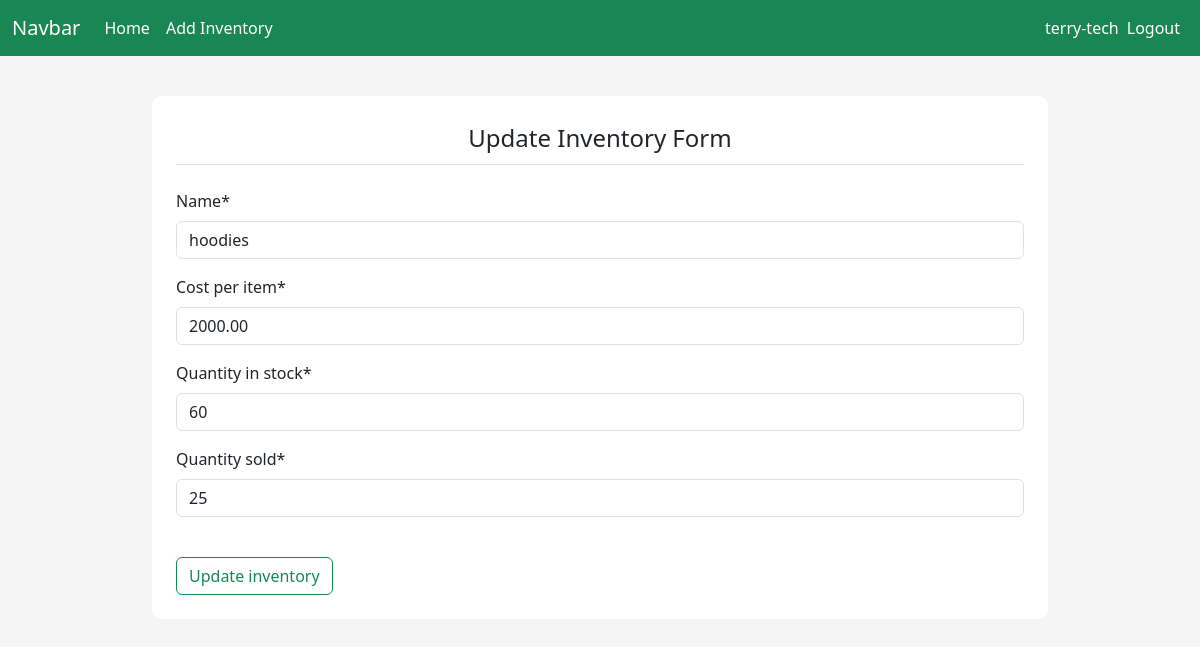
The page /inventory/update/12 (signed in) on the database as committed earlier.
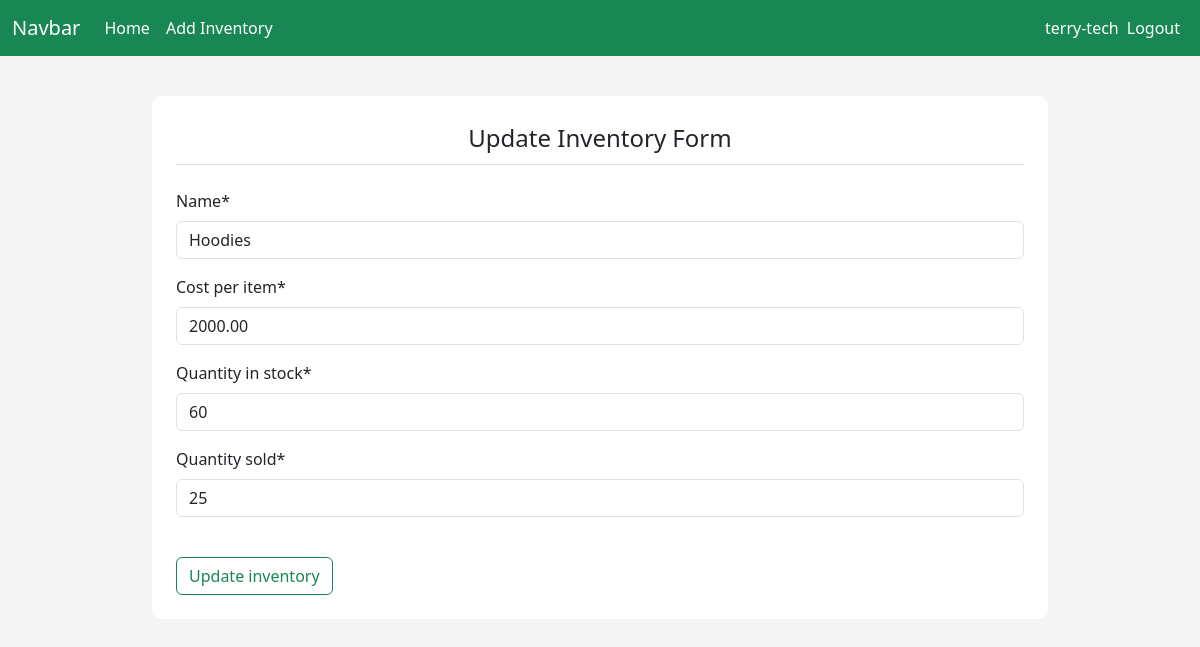
The same page on the database as committed later.
### inventory/models.py (models this page shows)
class Inventory(models.Model):
    name = models.CharField(max_length=100, null=False, blank=False)
    cost_per_item = models.DecimalField(max_digits=19, decimal_places=2, null=False, blank=False)
    quantity_in_stock = models.IntegerField(null=False, blank=False)
    quantity_sold = models.IntegerField(null=False, blank=False)
    sales = models.DecimalField(max_digits=19, decimal_places=2, null=False, blank=False)
    stock_date = models.DateField(auto_now_add=True)
    last_sale_date = models.DateField(auto_now=True)

### inventory/views.py (the view)
# urls.py: path('update/<int:id>', views.update_inventory, name='update_inventory'),
@login_required
def update_inventory(request, id):
    inventory = get_object_or_404(Inventory, pk=id)
    if request.method == 'POST':
        update_form = UpdateInventoryForm(data=request.POST)
        if update_form.is_valid():
            inventory.name = update_form.cleaned_data['name']
            inventory.cost_per_item = update_form.cleaned_data['cost_per_item']
            inventory.quantity_in_stock = update_form.cleaned_data['quantity_in_stock']
            inventory.quantity_sold = update_form.cleaned_data['quantity_sold']
            inventory.sales = float(update_form.cleaned_data['cost_per_item']) * float(update_form.cleaned_data['quantity_sold'])
            inventory.save()
            messages.success(request, "Inventory Updated")
            return redirect(f"/inventory/per_product/{id}")
    else:
        update_form = UpdateInventoryForm(instance=inventory)
    context = {"form": update_form}
    return render(request, "inventory/update_inventory.html", context=context)

### inventory/forms.py
class UpdateInventoryForm(forms.ModelForm):
    class Meta:
        model = Inventory
        fields = ['name', 'cost_per_item', 'quantity_in_stock', 'quantity_sold']

### templates/inventory/update_inventory.html (shortened to what this page needs)
{% extends "../layout.html" %}
{% load static   %}
{% load crispy_forms_tags %}
{% block content %}
    <div class="content-section">
        <form method="POST">
            <fieldset>
                <legend class="border-bottom pb-2 mb-4 text-center">Update Inventory Form</legend>
                <div class="form-group">
                    {{ form|crispy }}
                </div>
                <div class="form-group pt-4">
                    <button type="submit" class="btn btn-outline-success">Update inventory</button>
                </div>
            </fieldset>
        </form>
    </div>
{% endblock %}

Rows that differ between the two databases and show on the page:
changed Inventory: name "hoodies" → "Hoodies"
